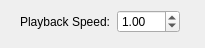
<?xml version="1.0" encoding="UTF-8"?>
<ui version="4.0">
 <class>playback_settings_dialog</class>
 <widget class="QDialog" name="playback_settings_dialog">
  <property name="geometry">
   <rect>
    <x>0</x>
    <y>0</y>
    <width>205</width>
    <height>48</height>
   </rect>
  </property>
  <property name="windowTitle">
   <string>Dialog</string>
  </property>
  <widget class="QWidget" name="gridLayoutWidget">
   <property name="geometry">
    <rect>
     <x>20</x>
     <y>10</y>
     <width>160</width>
     <height>23</height>
    </rect>
   </property>
   <layout class="QGridLayout" name="gridLayout">
    <item row="0" column="0">
     <widget class="QLabel" name="speed_label">
      <property name="text">
       <string>Playback Speed:</string>
      </property>
     </widget>
    </item>
    <item row="0" column="1">
     <widget class="QDoubleSpinBox" name="speed_spinbox">
      <property name="minimum">
       <double>0.250000000000000</double>
      </property>
      <property name="maximum">
       <double>10.000000000000000</double>
      </property>
      <property name="singleStep">
       <double>0.250000000000000</double>
      </property>
      <property name="value">
       <double>1.000000000000000</double>
      </property>
     </widget>
    </item>
   </layout>
  </widget>
 </widget>
 <resources/>
 <connections/>
</ui>
